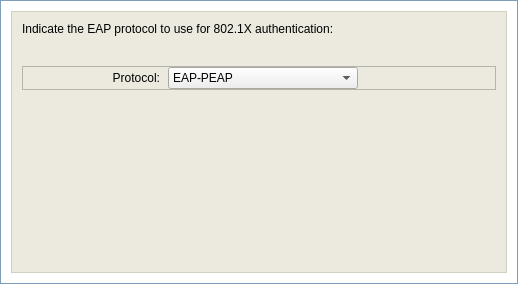
<ui version="4.0" >
 <class>Form</class>
 <widget class="QWidget" name="Form" >
  <property name="geometry" >
   <rect>
    <x>0</x>
    <y>0</y>
    <width>518</width>
    <height>284</height>
   </rect>
  </property>
  <property name="sizePolicy" >
   <sizepolicy vsizetype="Fixed" hsizetype="Fixed" >
    <horstretch>0</horstretch>
    <verstretch>0</verstretch>
   </sizepolicy>
  </property>
  <property name="minimumSize" >
   <size>
    <width>518</width>
    <height>284</height>
   </size>
  </property>
  <property name="maximumSize" >
   <size>
    <width>496</width>
    <height>262</height>
   </size>
  </property>
  <property name="windowTitle" >
   <string>Form</string>
  </property>
  <layout class="QVBoxLayout" >
   <property name="spacing" >
    <number>0</number>
   </property>
   <property name="leftMargin" >
    <number>0</number>
   </property>
   <property name="topMargin" >
    <number>0</number>
   </property>
   <property name="rightMargin" >
    <number>0</number>
   </property>
   <property name="bottomMargin" >
    <number>0</number>
   </property>
   <item>
    <widget class="QFrame" name="frameOuterCosmetic" >
     <property name="sizePolicy" >
      <sizepolicy vsizetype="Fixed" hsizetype="Preferred" >
       <horstretch>0</horstretch>
       <verstretch>0</verstretch>
      </sizepolicy>
     </property>
     <property name="minimumSize" >
      <size>
       <width>16</width>
       <height>284</height>
      </size>
     </property>
     <property name="maximumSize" >
      <size>
       <width>16777215</width>
       <height>284</height>
      </size>
     </property>
     <property name="palette" >
      <palette>
       <active>
        <colorrole role="WindowText" >
         <brush brushstyle="SolidPattern" >
          <color alpha="255" >
           <red>127</red>
           <green>157</green>
           <blue>185</blue>
          </color>
         </brush>
        </colorrole>
        <colorrole role="Base" >
         <brush brushstyle="SolidPattern" >
          <color alpha="255" >
           <red>255</red>
           <green>255</green>
           <blue>255</blue>
          </color>
         </brush>
        </colorrole>
        <colorrole role="Window" >
         <brush brushstyle="SolidPattern" >
          <color alpha="255" >
           <red>255</red>
           <green>255</green>
           <blue>255</blue>
          </color>
         </brush>
        </colorrole>
       </active>
       <inactive>
        <colorrole role="WindowText" >
         <brush brushstyle="SolidPattern" >
          <color alpha="255" >
           <red>127</red>
           <green>157</green>
           <blue>185</blue>
          </color>
         </brush>
        </colorrole>
        <colorrole role="Base" >
         <brush brushstyle="SolidPattern" >
          <color alpha="255" >
           <red>255</red>
           <green>255</green>
           <blue>255</blue>
          </color>
         </brush>
        </colorrole>
        <colorrole role="Window" >
         <brush brushstyle="SolidPattern" >
          <color alpha="255" >
           <red>255</red>
           <green>255</green>
           <blue>255</blue>
          </color>
         </brush>
        </colorrole>
       </inactive>
       <disabled>
        <colorrole role="WindowText" >
         <brush brushstyle="SolidPattern" >
          <color alpha="255" >
           <red>127</red>
           <green>127</green>
           <blue>127</blue>
          </color>
         </brush>
        </colorrole>
        <colorrole role="Base" >
         <brush brushstyle="SolidPattern" >
          <color alpha="255" >
           <red>255</red>
           <green>255</green>
           <blue>255</blue>
          </color>
         </brush>
        </colorrole>
        <colorrole role="Window" >
         <brush brushstyle="SolidPattern" >
          <color alpha="255" >
           <red>255</red>
           <green>255</green>
           <blue>255</blue>
          </color>
         </brush>
        </colorrole>
       </disabled>
      </palette>
     </property>
     <property name="autoFillBackground" >
      <bool>true</bool>
     </property>
     <property name="frameShape" >
      <enum>QFrame::Box</enum>
     </property>
     <property name="frameShadow" >
      <enum>QFrame::Plain</enum>
     </property>
     <layout class="QVBoxLayout" >
      <property name="spacing" >
       <number>10</number>
      </property>
      <property name="leftMargin" >
       <number>10</number>
      </property>
      <property name="topMargin" >
       <number>10</number>
      </property>
      <property name="rightMargin" >
       <number>10</number>
      </property>
      <property name="bottomMargin" >
       <number>10</number>
      </property>
      <item>
       <widget class="QFrame" name="frame" >
        <property name="palette" >
         <palette>
          <active>
           <colorrole role="WindowText" >
            <brush brushstyle="SolidPattern" >
             <color alpha="255" >
              <red>208</red>
              <green>208</green>
              <blue>191</blue>
             </color>
            </brush>
           </colorrole>
           <colorrole role="Base" >
            <brush brushstyle="SolidPattern" >
             <color alpha="255" >
              <red>255</red>
              <green>255</green>
              <blue>255</blue>
             </color>
            </brush>
           </colorrole>
           <colorrole role="Window" >
            <brush brushstyle="SolidPattern" >
             <color alpha="255" >
              <red>236</red>
              <green>234</green>
              <blue>223</blue>
             </color>
            </brush>
           </colorrole>
          </active>
          <inactive>
           <colorrole role="WindowText" >
            <brush brushstyle="SolidPattern" >
             <color alpha="255" >
              <red>208</red>
              <green>208</green>
              <blue>191</blue>
             </color>
            </brush>
           </colorrole>
           <colorrole role="Base" >
            <brush brushstyle="SolidPattern" >
             <color alpha="255" >
              <red>255</red>
              <green>255</green>
              <blue>255</blue>
             </color>
            </brush>
           </colorrole>
           <colorrole role="Window" >
            <brush brushstyle="SolidPattern" >
             <color alpha="255" >
              <red>236</red>
              <green>234</green>
              <blue>223</blue>
             </color>
            </brush>
           </colorrole>
          </inactive>
          <disabled>
           <colorrole role="WindowText" >
            <brush brushstyle="SolidPattern" >
             <color alpha="255" >
              <red>118</red>
              <green>116</green>
              <blue>108</blue>
             </color>
            </brush>
           </colorrole>
           <colorrole role="Base" >
            <brush brushstyle="SolidPattern" >
             <color alpha="255" >
              <red>236</red>
              <green>234</green>
              <blue>223</blue>
             </color>
            </brush>
           </colorrole>
           <colorrole role="Window" >
            <brush brushstyle="SolidPattern" >
             <color alpha="255" >
              <red>236</red>
              <green>234</green>
              <blue>223</blue>
             </color>
            </brush>
           </colorrole>
          </disabled>
         </palette>
        </property>
        <property name="autoFillBackground" >
         <bool>true</bool>
        </property>
        <property name="frameShape" >
         <enum>QFrame::Box</enum>
        </property>
        <property name="frameShadow" >
         <enum>QFrame::Plain</enum>
        </property>
        <layout class="QVBoxLayout" >
         <property name="spacing" >
          <number>10</number>
         </property>
         <property name="leftMargin" >
          <number>10</number>
         </property>
         <property name="topMargin" >
          <number>10</number>
         </property>
         <property name="rightMargin" >
          <number>10</number>
         </property>
         <property name="bottomMargin" >
          <number>10</number>
         </property>
         <item>
          <widget class="QLabel" name="labelMessage" >
           <property name="palette" >
            <palette>
             <active>
              <colorrole role="WindowText" >
               <brush brushstyle="SolidPattern" >
                <color alpha="255" >
                 <red>0</red>
                 <green>0</green>
                 <blue>0</blue>
                </color>
               </brush>
              </colorrole>
             </active>
             <inactive>
              <colorrole role="WindowText" >
               <brush brushstyle="SolidPattern" >
                <color alpha="255" >
                 <red>0</red>
                 <green>0</green>
                 <blue>0</blue>
                </color>
               </brush>
              </colorrole>
             </inactive>
             <disabled>
              <colorrole role="WindowText" >
               <brush brushstyle="SolidPattern" >
                <color alpha="255" >
                 <red>118</red>
                 <green>116</green>
                 <blue>108</blue>
                </color>
               </brush>
              </colorrole>
             </disabled>
            </palette>
           </property>
           <property name="font" >
            <font>
             <family>Arial</family>
             <pointsize>9</pointsize>
            </font>
           </property>
           <property name="text" >
            <string>Indicate the EAP protocol to use for 802.1X authentication:</string>
           </property>
           <property name="wordWrap" >
            <bool>true</bool>
           </property>
          </widget>
         </item>
         <item>
          <spacer>
           <property name="orientation" >
            <enum>Qt::Vertical</enum>
           </property>
           <property name="sizeType" >
            <enum>QSizePolicy::Fixed</enum>
           </property>
           <property name="sizeHint" >
            <size>
             <width>20</width>
             <height>20</height>
            </size>
           </property>
          </spacer>
         </item>
         <item>
          <widget class="QFrame" name="frame_2" >
           <property name="sizePolicy" >
            <sizepolicy vsizetype="Fixed" hsizetype="Expanding" >
             <horstretch>0</horstretch>
             <verstretch>0</verstretch>
            </sizepolicy>
           </property>
           <property name="frameShape" >
            <enum>QFrame::StyledPanel</enum>
           </property>
           <property name="frameShadow" >
            <enum>QFrame::Raised</enum>
           </property>
           <layout class="QHBoxLayout" >
            <property name="spacing" >
             <number>8</number>
            </property>
            <property name="leftMargin" >
             <number>0</number>
            </property>
            <property name="topMargin" >
             <number>0</number>
            </property>
            <property name="rightMargin" >
             <number>0</number>
            </property>
            <property name="bottomMargin" >
             <number>0</number>
            </property>
            <item>
             <spacer>
              <property name="orientation" >
               <enum>Qt::Horizontal</enum>
              </property>
              <property name="sizeType" >
               <enum>QSizePolicy::Expanding</enum>
              </property>
              <property name="sizeHint" >
               <size>
                <width>30</width>
                <height>20</height>
               </size>
              </property>
             </spacer>
            </item>
            <item>
             <widget class="QLabel" name="labelProtocol" >
              <property name="sizePolicy" >
               <sizepolicy vsizetype="Fixed" hsizetype="Fixed" >
                <horstretch>0</horstretch>
                <verstretch>0</verstretch>
               </sizepolicy>
              </property>
              <property name="minimumSize" >
               <size>
                <width>110</width>
                <height>22</height>
               </size>
              </property>
              <property name="maximumSize" >
               <size>
                <width>110</width>
                <height>22</height>
               </size>
              </property>
              <property name="palette" >
               <palette>
                <active>
                 <colorrole role="WindowText" >
                  <brush brushstyle="SolidPattern" >
                   <color alpha="255" >
                    <red>0</red>
                    <green>0</green>
                    <blue>0</blue>
                   </color>
                  </brush>
                 </colorrole>
                </active>
                <inactive>
                 <colorrole role="WindowText" >
                  <brush brushstyle="SolidPattern" >
                   <color alpha="255" >
                    <red>0</red>
                    <green>0</green>
                    <blue>0</blue>
                   </color>
                  </brush>
                 </colorrole>
                </inactive>
                <disabled>
                 <colorrole role="WindowText" >
                  <brush brushstyle="SolidPattern" >
                   <color alpha="255" >
                    <red>127</red>
                    <green>127</green>
                    <blue>127</blue>
                   </color>
                  </brush>
                 </colorrole>
                </disabled>
               </palette>
              </property>
              <property name="font" >
               <font>
                <family>Arial</family>
                <pointsize>9</pointsize>
               </font>
              </property>
              <property name="text" >
               <string>Protocol:</string>
              </property>
              <property name="alignment" >
               <set>Qt::AlignRight|Qt::AlignTrailing|Qt::AlignVCenter</set>
              </property>
             </widget>
            </item>
            <item>
             <widget class="QComboBox" name="comboBoxProtocol" >
              <property name="sizePolicy" >
               <sizepolicy vsizetype="Fixed" hsizetype="Fixed" >
                <horstretch>0</horstretch>
                <verstretch>0</verstretch>
               </sizepolicy>
              </property>
              <property name="minimumSize" >
               <size>
                <width>190</width>
                <height>22</height>
               </size>
              </property>
              <property name="maximumSize" >
               <size>
                <width>16777215</width>
                <height>22</height>
               </size>
              </property>
              <property name="font" >
               <font>
                <family>Arial</family>
                <pointsize>9</pointsize>
               </font>
              </property>
              <item>
               <property name="text" >
                <string>EAP-PEAP</string>
               </property>
              </item>
              <item>
               <property name="text" >
                <string>EAP-TTLS</string>
               </property>
              </item>
              <item>
               <property name="text" >
                <string>EAP-MD5</string>
               </property>
              </item>
             </widget>
            </item>
            <item>
             <spacer>
              <property name="orientation" >
               <enum>Qt::Horizontal</enum>
              </property>
              <property name="sizeType" >
               <enum>QSizePolicy::Fixed</enum>
              </property>
              <property name="sizeHint" >
               <size>
                <width>110</width>
                <height>20</height>
               </size>
              </property>
             </spacer>
            </item>
            <item>
             <spacer>
              <property name="orientation" >
               <enum>Qt::Horizontal</enum>
              </property>
              <property name="sizeType" >
               <enum>QSizePolicy::Expanding</enum>
              </property>
              <property name="sizeHint" >
               <size>
                <width>30</width>
                <height>20</height>
               </size>
              </property>
             </spacer>
            </item>
           </layout>
          </widget>
         </item>
         <item>
          <spacer>
           <property name="orientation" >
            <enum>Qt::Vertical</enum>
           </property>
           <property name="sizeHint" >
            <size>
             <width>20</width>
             <height>40</height>
            </size>
           </property>
          </spacer>
         </item>
        </layout>
       </widget>
      </item>
     </layout>
    </widget>
   </item>
  </layout>
 </widget>
 <resources/>
 <connections/>
</ui>
